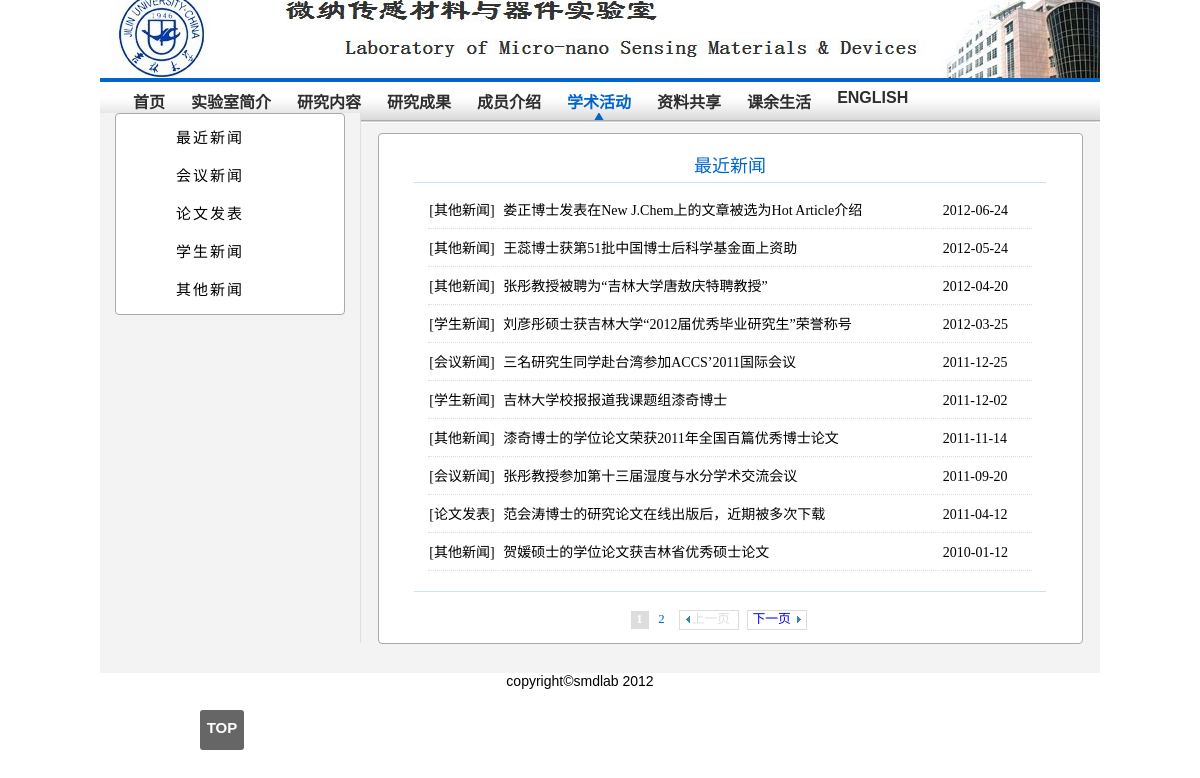
The app's page /academic.php with its own data.
### tables this page shows
CREATE TABLE `academic` (
  `a_id` int(11) NOT NULL auto_increment,
  `a_name` varchar(100) NOT NULL default '',
  `a_type` varchar(50) default NULL,
  `a_content` text NOT NULL,
  `a_date` date NOT NULL default '0000-00-00',
  `a_pic_cover_path` varchar(100) default NULL,
  PRIMARY KEY  (`a_id`),
  UNIQUE KEY `a_name` (`a_name`)
);

### config/academic.php (called while the page is built)
<?php
    $per = 10;
	$page_nums = 5;
?>

### util/util.php (called while the page is built)
<?php
function GBsubstr($string, $start, $length) {
	if(strlen($string)>$length){
	    $str=null;
		$len=$start+$length;
		$count = $len / 3 * 2;
		for($i=$start, $c = 0;$i<$len && $c < $count;$i++){
		    if(ord(substr($string,$i,1))>0xa0){
    			$str.=substr($string,$i,3);
				$i = $i + 2;
				$c = $c + 2;
			}else{
			    $str.=substr($string,$i,1);
				$c = $c + 1;
			}
		}
		return $str.'...';
	}else{
    	return $string;
	}
}

### academic.php (the view, shortened to what this page needs)
<!DOCTYPE html PUBLIC "-//W3C//DTD XHTML 1.0 Transitional//EN" "http://www.w3.org/TR/xhtml1/DTD/xhtml1-transitional.dtd">
<html xmlns="http://www.w3.org/1999/xhtml">
<head>
<?php include("./include/media/css.php");?>
<link rel="stylesheet" type="text/css" href="./media/css/academic.css" />
</head>
<body>
<?php require("./util/util.php");?>
<?php require("./config/academic.php");?>
<div id="wrapper">
<?php include("./include/header.php");?>
<div id="content">
    <div id="sidebar">
	    <?php include("./include/sidebar_academic.php");?>
	</div>
	<div id="main">
	    <div id="area">
		<?php
		    $a_type = "0";
			$a_typeCondition =  "";
			switch ($a_type) {
			    case "0":
				    $title = "最近新闻";
					break;
			}
		?>
		    <h3><?php echo $title;?></h3>
			<div id="news_items">
			    <table id="news_table">
				<?php
				    $sql2 = "SELECT * FROM `academic` where 1=1 ". $a_typeCondition. "ORDER BY a_date desc, a_type limit 0, $per";
				    $result2 = mysql_query($sql2);
					while($row2 = mysql_fetch_array($result2)){
				?>
				    <tr>
					    <td width="12%">
						    <?php  if($row2['a_type']=='a'){ ?>
							    <a class="news_type_a" href="academic.php?a_type=a"><?php echo "[论文发表]";?></a>
						    <?php } else if($row2['a_type']=='b') {?>
							    <a class="news_type_a" href="academic.php?a_type=b"><?php echo "[学生新闻]";?></a>
						    <?php } else if($row2['a_type']=='c'){ ?>
							    <a class="news_type_a" href="academic.php?a_type=c"><?php echo "[会议新闻]";?></a>
						    <?php } else { ?>
							    <a class="news_type_a" href="academic.php?a_type=d"><?php echo "[其他新闻]";?></a>
						    <?php } ?>
						</td>
						<td width="73%">
						    <a href="academic_detail.php?nid=<?php echo $row2['a_id']?>" title="<?php echo $row2['a_name']?>">
						        <?php
								    echo GBsubstr($row2['a_name'], 0, 80);
								?>
							</a>
						</td>
						<td><?php echo $row2['a_date']?></td>
					</tr>
				<?php $j++ ;} ?>
				</table>
				<?php
					$sql0="select count(a_id) as count from academic where 1=1 ". $a_typeCondition;
					$result0 = mysql_query($sql0);
					$row0 = mysql_fetch_array($result0);
					$totalCount = $row0['count'];
                    $pageCount = ceil($totalCount / $per);
				?>
			</div>
			<div id="page">
				<?php
				    echo "<a class='num_page current_page' >1</a>";
				    if ($pageCount <= $page_nums) {
					    for ($pi = 2; $pi <= $pageCount; $pi++) {
			                echo "<a class='num_page' href='javascript:page($pi)'>$pi</a>";
						}
					} else {
					    for ($pi = 2; $pi <= $page_nums; $pi++) {
				            echo "<a class='num_page' href='javascript:page($pi)'>$pi</a>";
						}
						echo "...";
						echo "<a class='num_page' href='javascript:page($pageCount)'>$pageCount</a>";
					}
				?>
			    <a id="pre" class="pre_next pre_next_disable"><em></em>上一页</a>
				<?php
				    if ($pageCount >= 2) {
				?>
				<a id="next" class="pre_next" href="javascript:page(2)"><em></em>下一页</a>
				<?php
					} else {
				?>
				<a id="next" class="pre_next pre_next_disable" ><em></em>下一页</a>
				<?php
					}
				?>
		    </div>
		</div>
	</div>
</div>
<?php include("./include/footer.php");?>
</div>
</body>
</html>

### media/css/common/layout.css (style rules this page uses)
#content { position: relative; min-height: 870px; }
#sidebar { min-height: 830px; _height: 860px; width: 240px; padding: 0 10px 10px 10px; margin: 10px 0 0 0; }
#main { position: absolute; left: 260px; top: 0px; min-height: 840px; width: 740px; }
#main #area { margin: 10px auto 0px; padding: 0px 0 0px; width: 95%; border-radius: 4px; }

### media/css/common/color.css (style rules this page uses)
#content { border-top:1px #fff solid; background: #F3F3F3; }
#sidebar { background: #F3F3F3; border-right: 1px solid #DFDFDF; }
#main #area { border: 1px solid #aaa; background: #fff; }

### media/css/common/component.css (style rules this page uses)
#area h3 { padding: 0 0 4px 20px; letter-spacing: 0px; border-bottom: 1px solid #CEE1EE; text-align: left; margin: 20px auto 5px; font: normal 18px arial,sans-serif; color: #06c; }
#page { margin: 10px 0 10px 250px; color: #06c; }
#page a { display: inline-block; width: 16px; margin: 0 2px; font-size: 0.8em; text-decoration: none; line-height: 1.2; }
#page a.num_page { color: #06c; text-align: center; border: 1px solid #fff; }
#page a.current_page { text-align: center; color: #fff; background: #ddd; font-weight: bold; border: 1px solid #ddd; }
#page a.pre_next { margin: 0 2px; position: relative; border: 1px solid #ddd; }
#page a.pre_next_disable { color: #ddd; }
#page #pre { width: 46px; _width: 60px; padding: 1px 0px 1px 12px; }
#page #next { width: 41px; _width: 60px; padding: 1px 12px 1px 5px; }
#page em { display: block; position: absolute; top: 0px; width: 16px; height: 16px; }
#page #pre em { left: 0px; background: url(../images/ui-icons_3d80b3_256x240.png) no-repeat -96px -16px; }
#page #next em { right: 0px; background: url(../images/ui-icons_3d80b3_256x240.png) no-repeat -32px -16px; }

### media/css/academic.css (style rules this page uses)
#sidebar { min-height: 520px; }
#main { min-height: 520px; }
#area { min-height: 500px; }
#area h3 { margin: 16px auto 6px; padding: 0 0 0 0px; width: 90%; text-align: center; line-height: 1.8; font-family: 微软雅黑,arial,sans-serif; }
#area #news_items { margin: 8px auto 12px; padding: 0 0 10px 0; width: 90%; line-height: 1.6; border-bottom: 1px solid #CEE1EE; }
#area #news_items #news_table { margin: 8px auto; font-size: 14px; font-family: 微软雅黑,verdana; width: 96%; }
#area #news_items #news_table tr { height: 36px; }
#area #news_items #news_table tr td { border-bottom: 1px dotted #ddd; }
#area #news_items #news_table tr td a { color: #000; }
#page a { line-height: 1.2; }

### records on screen
academic: a_type "[其他新闻]", a_name "娄正博士发表在New J.Chem上的文章被选为Hot Article介绍", a_date "2012-06-24"
academic: a_type "[其他新闻]", a_name "王蕊博士获第51批中国博士后科学基金面上资助", a_date "2012-05-24"
academic: a_type "[其他新闻]", a_name "张彤教授被聘为“吉林大学唐敖庆特聘教授”", a_date "2012-04-20"
academic: a_type "[学生新闻]", a_name "刘彦彤硕士获吉林大学“2012届优秀毕业研究生”荣誉称号", a_date "2012-03-25"
academic: a_type "[会议新闻]", a_name "三名研究生同学赴台湾参加ACCS’2011国际会议", a_date "2011-12-25"
academic: a_type "[学生新闻]", a_name "吉林大学校报报道我课题组漆奇博士", a_date "2011-12-02"
academic: a_type "[其他新闻]", a_name "漆奇博士的学位论文荣获2011年全国百篇优秀博士论文", a_date "2011-11-14"
academic: a_type "[会议新闻]", a_name "张彤教授参加第十三届湿度与水分学术交流会议", a_date "2011-09-20"
academic: a_type "[论文发表]", a_name "范会涛博士的研究论文在线出版后，近期被多次下载", a_date "2011-04-12"
academic: a_type "[其他新闻]", a_name "贺媛硕士的学位论文获吉林省优秀硕士论文", a_date "2010-01-12"

### other values on screen
$title "最近新闻"
